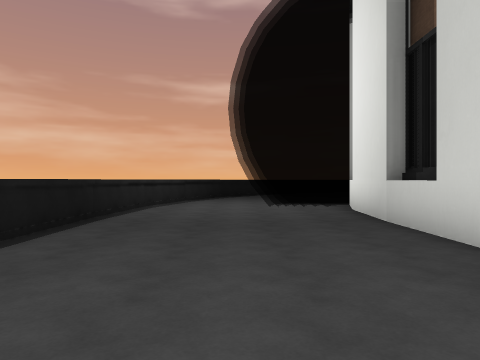
view 1 (above)

23 first-person views from a walk through a scene from a Unity 3-D project. The camera is 1.3 m above the floor, looks level and sees 70° across. The floor is counted in squares, 2 m on a side. Each view is taken from the middle of a square. On the plan, view 1 faces up. The plan holds only what a view shows up to about 10 squares ahead; the rest is blank. The place goes on beyond the plan. The player character is not drawn. Some animated figures are not drawn. Some surface patterns are stand-ins.

view 2
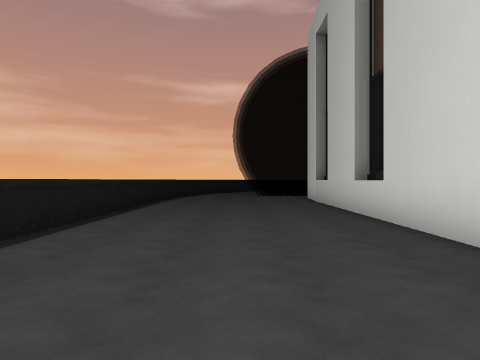

view 3
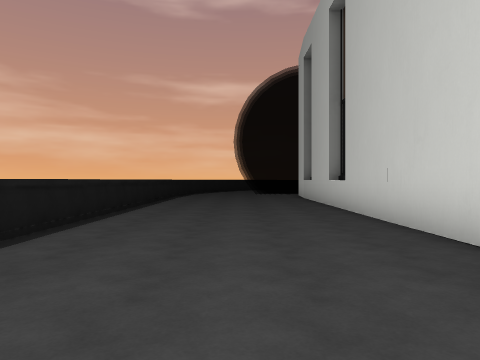

view 4
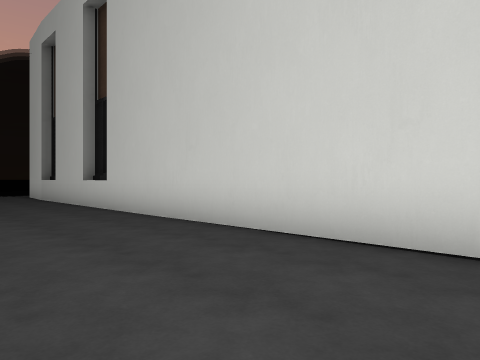

view 5
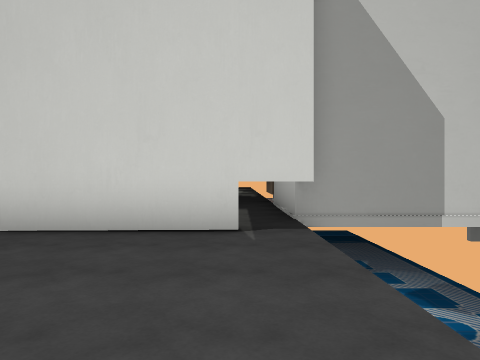

view 6
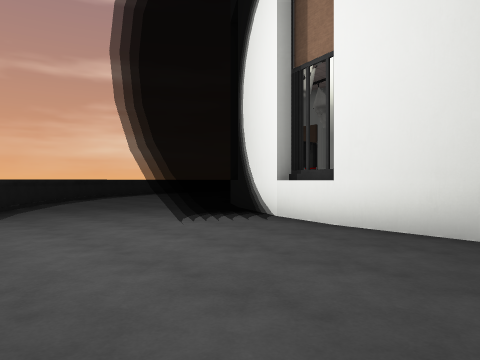

view 7
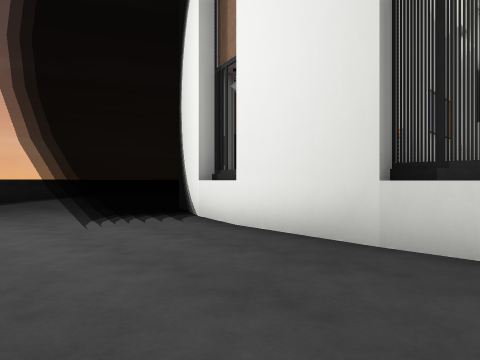

view 8
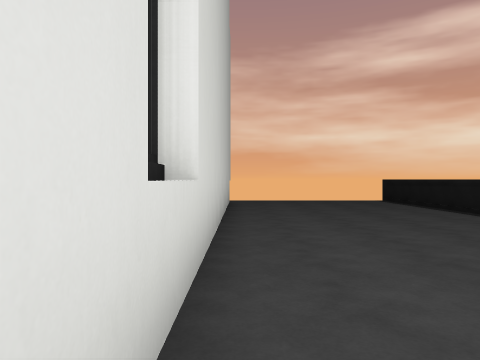

view 9
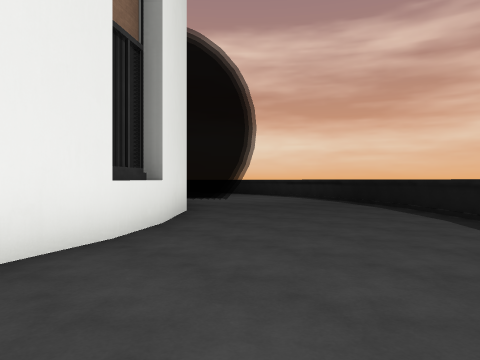

view 10
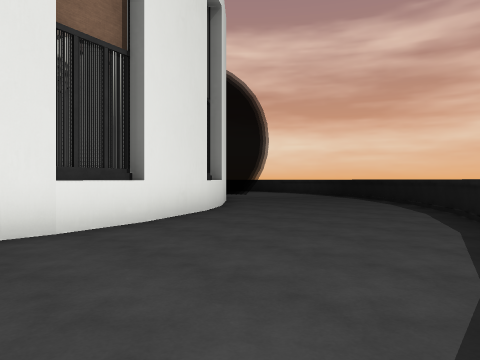

view 11
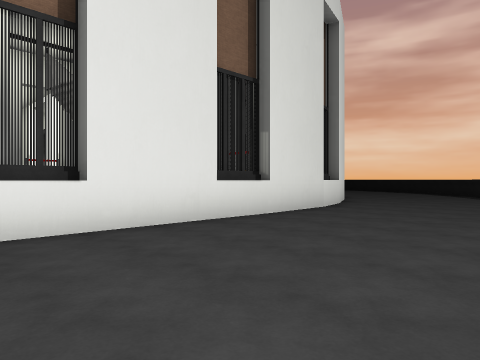

view 12
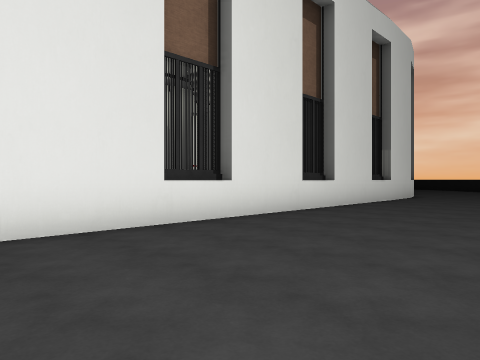

view 13
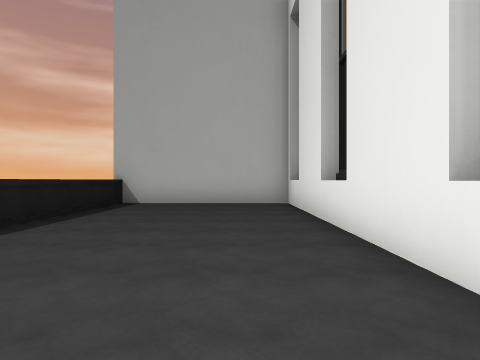

view 14
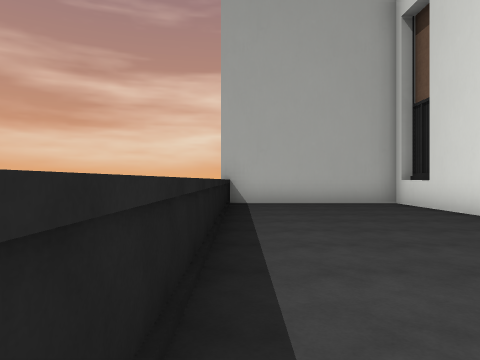

view 15
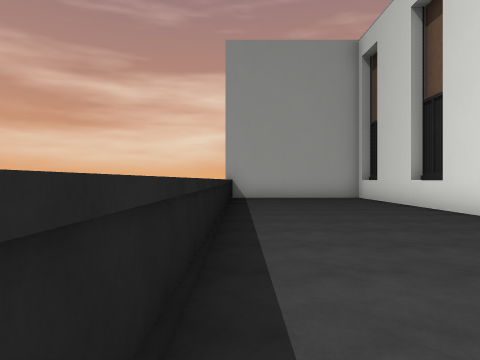

view 16
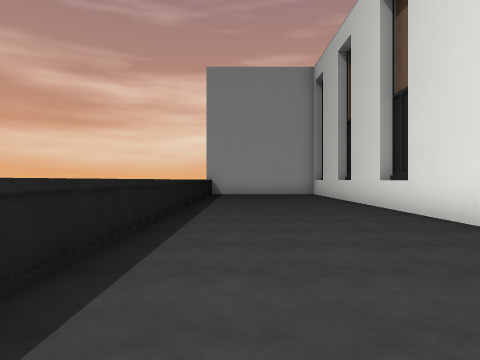

view 17
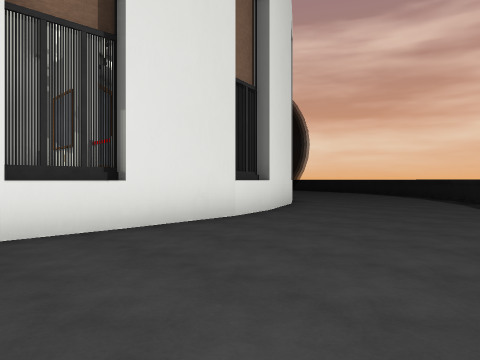

view 18
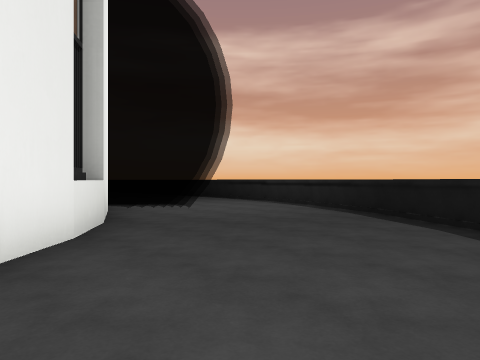

view 19
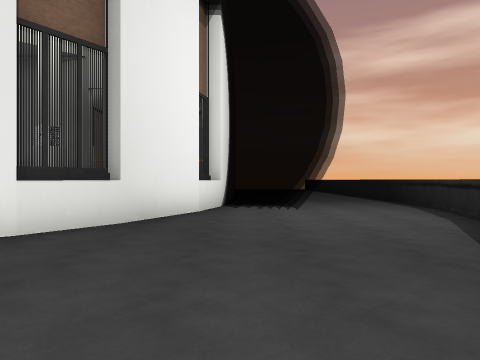

view 20
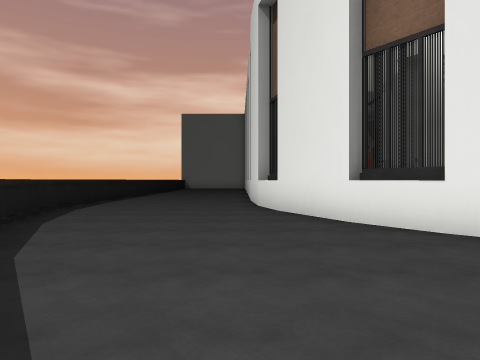

view 21
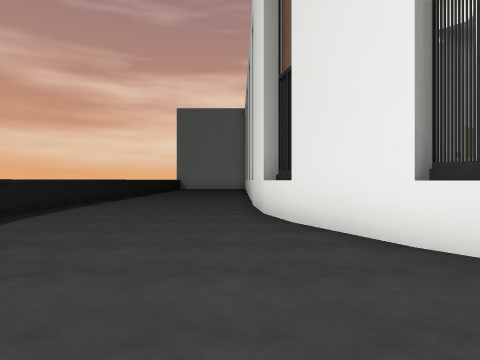

view 22
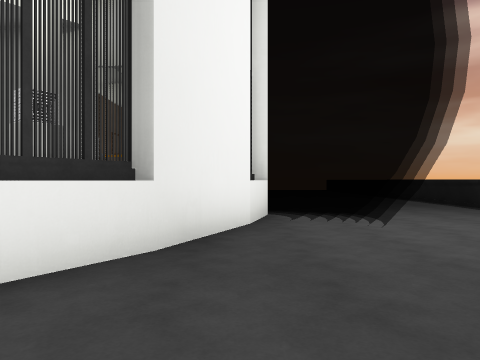

view 23
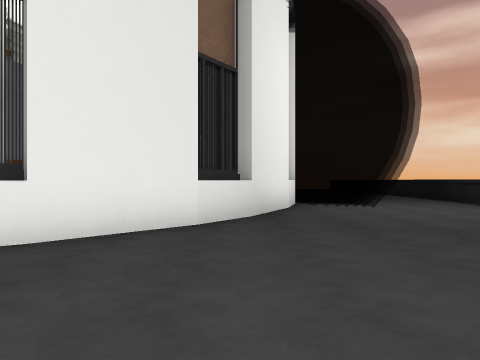

### Floor plan
Key: @ floor where view 1 was taken; # wall or solid block; . floor; = window, fence, low wall or low ledge; ^ raised ledge; v drop or lower ground; O other object.
Columns run from 3 left of view 1 to 29 right of it. Each row starts with its distance up from view 1.
 21              ####################
 20          #####..................#
 19        ###......................#
 18      ###........................#
 17     ##..........................#
 16    ##...........................#
 15    #........#^##O^##^##^^##^##^^
 14   ##.....#^#    O
 13  ##......#^     O
 12  #.....##
 11  #....==O
 10 ##..=.==
  9 #... ^
  8 #..= ^^
  7 #... ^
  6 #...=.O
  5 #.....#
  4 #.....#
  3 #.....#
  2 #.....#
  1 #.....#
  0 #..@..#
 -1 #.....
 -2 #.....#
 -3 ^.....#
 -4 ^.....#
 -5 ^.....#
 -6 ^.....#
 -7 ^.....#  ##
 -8   vvvv###
 -9        #
-10        #

Where each view was taken, in squares from view 1:
view 1: 0 up, 0 right, facing up
view 2: 5 down, 0 right, facing up
view 3: 7 down, 0 right, facing up
view 4: 7 down, 1 left, facing up-right
view 5: 7 down, 2 left, facing right
view 6: 5 up, 2 left, facing up-right
view 7: 4 up, 1 left, facing up-right
view 8: 3 up, 2 right, facing down
view 9: 18 up, 9 right, facing down-left
view 10: 20 up, 12 right, facing down-left
view 11: 20 up, 18 right, facing down-left
view 12: 20 up, 24 right, facing down-left
view 13: 17 up, 19 right, facing right
view 14: 20 up, 19 right, facing right
view 15: 20 up, 16 right, facing right
view 16: 19 up, 13 right, facing right
view 17: 20 up, 15 right, facing down-left
view 18: 16 up, 6 right, facing down-left
view 19: 16 up, 2 right, facing down
view 20: 16 up, 2 right, facing right
view 21: 16 up, 4 right, facing right
view 22: 14 up, 3 right, facing down
view 23: 17 up, 4 right, facing down
